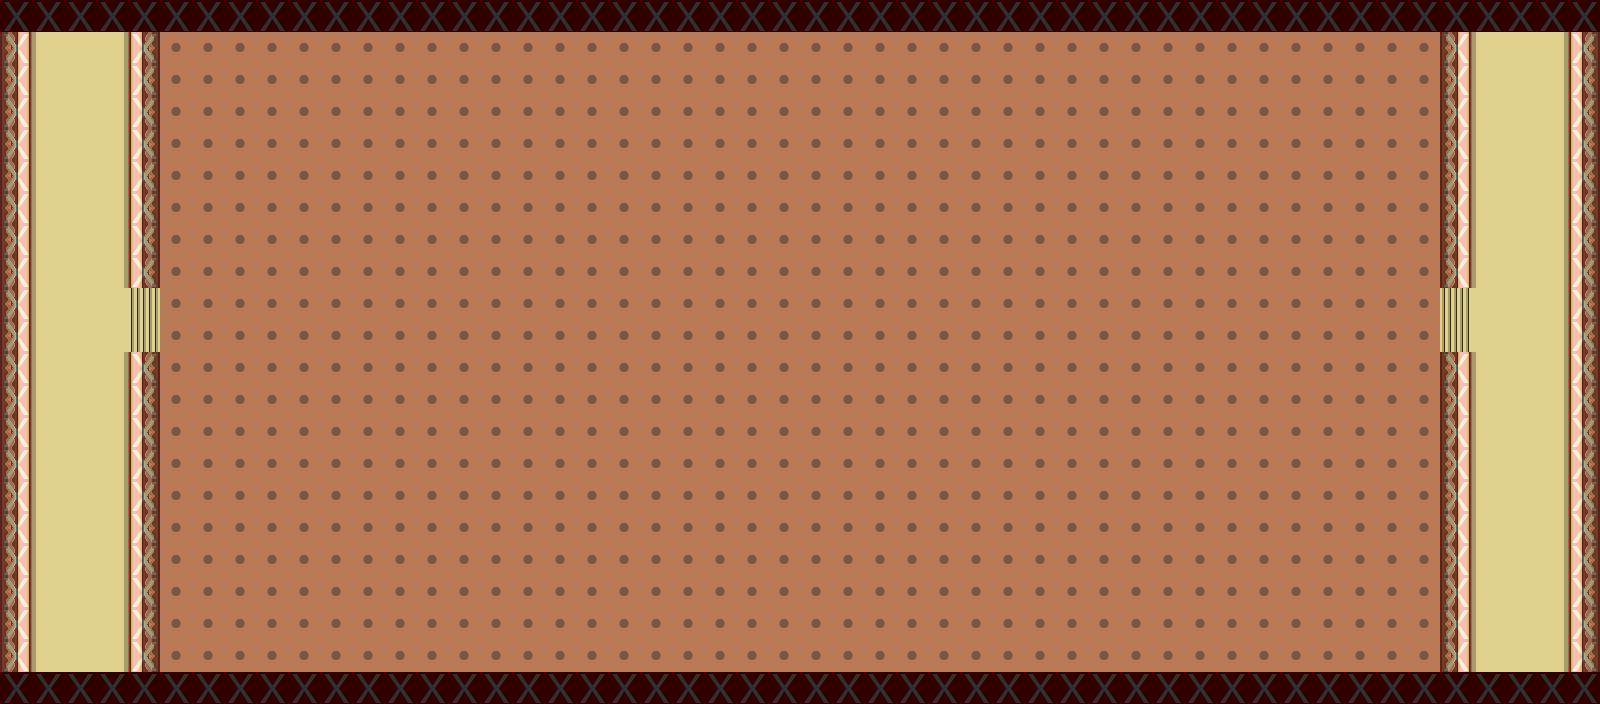

A 2D game scene composited from a Tiled map and its tileset images. What follows is a short description and the map's XML, with each tile layer's data collapsed to a summary:
An orthogonal 50x22 tile map with 32x32 px tiles, 4 tile layers (background, terrain, canopy, collision), 4 tilesets and 14 objects (8x Tellah, 4x Edge, 2x ZoneSwitcher).

<map version="1.0" orientation="orthogonal" renderorder="right-down" width="50" height="22" tilewidth="32" tileheight="32">
 <tileset firstgid="1" name="terrain-32x32" tilewidth="32" tileheight="32">
  <image source="../png/terrain/terrain-32x32.png" width="512" height="512" />
 </tileset>
 <tileset firstgid="257" name="collision-32x32" tilewidth="32" tileheight="32">
  <image source="../png/placeholders/collision-32x32.png" width="32" height="32" />
  <tile id="0">
   <properties>
    <property name="passable" value="false" />
   </properties>
  </tile>
 </tileset>
 <tileset firstgid="258" name="zone-switcher" tilewidth="32" tileheight="32">
  <image source="../png/terrain/zone-switcher.png" width="32" height="32" />
 </tileset>
 <tileset firstgid="259" name="Characters" tilewidth="32" tileheight="32">
  <tile id="0">
   <image width="24" height="32" source="../png/entities/TiledEntities/Characters/Chuck.png" />
  </tile>
  <tile id="1">
   <image width="32" height="32" source="../png/entities/TiledEntities/Characters/Tellah.png" />
  </tile>
  <tile id="2">
   <image width="32" height="32" source="../png/entities/TiledEntities/Characters/Edge.png" />
  </tile>
 </tileset>
 <layer name="background" width="50" height="22">
  <data>[1100 cells, 1000 non-empty, 8 distinct tile ids]</data>
 </layer>
 <layer name="terrain" width="50" height="22">
  <data>[1100 cells, 0 non-empty, 0 distinct tile ids]</data>
 </layer>
 <objectgroup name="entities">
  <object name="To Gumbelshire North" type="ZoneSwitcher" x="8" y="26" width="1600" height="9">
   <properties>
    <property name="targetY" value="600" />
    <property name="type" value="ZoneSwitcher" />
    <property name="url" value="assets/tmx/gumbelshire-north.tmx" />
   </properties>
  </object>
  <object name="To Gumbelshire South" type="ZoneSwitcher" x="6" y="667" width="1588" height="9">
   <properties>
    <property name="targetY" value="70" />
    <property name="type" value="ZoneSwitcher" />
    <property name="url" value="assets/tmx/gumbelshire-south.tmx" />
   </properties>
  </object>
  <object type="Tellah" gid="260" x="671" y="226" />
  <object type="Tellah" gid="260" x="1112" y="455" />
  <object type="Tellah" gid="260" x="1219" y="190" />
  <object type="Tellah" gid="260" x="643" y="425" />
  <object type="Tellah" gid="260" x="328" y="281" />
  <object type="Tellah" gid="260" x="306" y="546" />
  <object type="Tellah" gid="260" x="998" y="596" />
  <object type="Tellah" gid="260" x="501" y="351" />
  <object type="Edge" gid="261" x="906" y="354" />
  <object type="Edge" gid="261" x="423" y="159" />
  <object type="Edge" gid="261" x="514" y="535" />
  <object type="Edge" gid="261" x="1267" y="320" />
 </objectgroup>
 <layer name="canopy" width="50" height="22">
  <data>[1100 cells, 0 non-empty, 0 distinct tile ids]</data>
 </layer>
 <layer name="collision" width="50" height="22" opacity="0.19">
  <data>[1100 cells, 176 non-empty, 1 distinct tile ids]</data>
 </layer>
</map>
